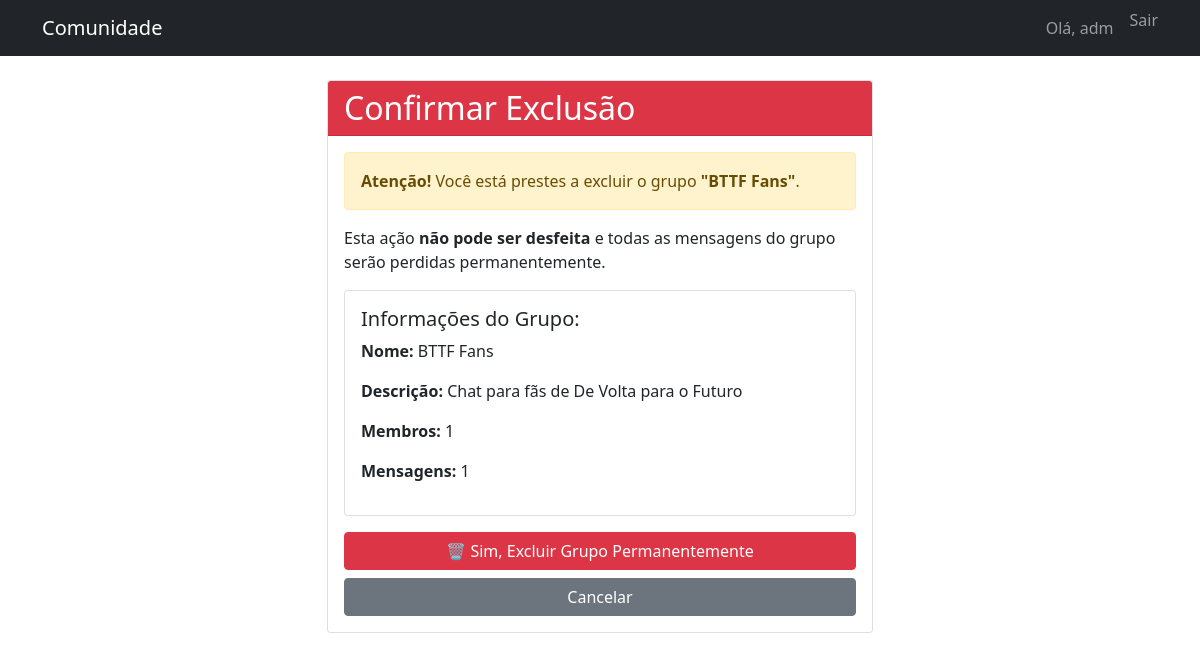
Page /chat/grupo/4/excluir/ (signed in) on the committed database.
### chat/models.py (models this page shows, shortened)
class Grupo(models.Model):
    nome = models.CharField(max_length=100)
    descricao = models.TextField(blank=True)
    criador = models.ForeignKey(User, on_delete=models.CASCADE)
    data_criacao = models.DateTimeField(auto_now_add=True)
    membros = models.ManyToManyField(User, related_name='grupos', blank=True)
    def pode_excluir(self, usuario):
        return usuario == self.criador or usuario.is_superuser
    class Meta:
        ordering = ['-data_criacao']

### chat/views.py (the view)
# urls.py: path('grupo/<int:grupo_id>/excluir/', views.excluir_grupo, name='excluir_grupo'),
@login_required
def excluir_grupo(request, grupo_id):
    grupo = get_object_or_404(Grupo, id=grupo_id)
    if not grupo.pode_excluir(request.user):
        messages.error(request, 'Você não tem permissão para excluir este grupo.')
        return redirect('chat:lista_grupos')
    if request.method == 'POST':
        nome_grupo = grupo.nome
        grupo.delete()
        messages.success(request, f'Grupo "{nome_grupo}" excluído com sucesso!')
        return redirect('chat:lista_grupos')
    return render(request, 'chat/excluir_grupo.html', {'grupo': grupo})

### chat/templates/chat/excluir_grupo.html (shortened to what this page needs)
{% extends 'base.html' %}
{% block content %}
<div class="row justify-content-center">
    <div class="col-md-6">
        <div class="card">
            <div class="card-header bg-danger text-white">
                <h2 class="mb-0">Confirmar Exclusão</h2>
            </div>
            <div class="card-body">
                <p class="alert alert-warning">
                    <strong>Atenção!</strong> Você está prestes a excluir o grupo <strong>"{{ grupo.nome }}"</strong>.
                </p>
                <p>Esta ação <strong>não pode ser desfeita</strong> e todas as mensagens do grupo serão perdidas permanentemente.</p>
                <div class="card mb-3">
                    <div class="card-body">
                        <h5>Informações do Grupo:</h5>
                        <p><strong>Nome:</strong> {{ grupo.nome }}</p>
                        <p><strong>Descrição:</strong> {{ grupo.descricao }}</p>
                        <p><strong>Membros:</strong> {{ grupo.membros.count }}</p>
                        <p><strong>Mensagens:</strong> {{ grupo.mensagens.count }}</p>
                    </div>
                </div>
                <form method="post">
                    <div class="d-grid gap-2">
                        <button type="submit" class="btn btn-danger">
                            🗑️ Sim, Excluir Grupo Permanentemente
                        </button>
                        <a href="{% url 'chat:lista_grupos' %}" class="btn btn-secondary">
                            Cancelar
                        </a>
                    </div>
                </form>
            </div>
        </div>
    </div>
</div>
{% endblock %}

### templates/base.html (shortened to what this page needs)
<!DOCTYPE html>
<html lang="pt-br">
<head>
    <link href="https://cdn.jsdelivr.net/npm/bootstrap@5.1.3/dist/css/bootstrap.min.css" rel="stylesheet">
</head>
<body>
    <nav class="navbar navbar-expand-lg navbar-dark bg-dark">
        <div class="container">
            <a class="navbar-brand" href="{% url 'chat:lista_grupos' %}">Comunidade</a>
            <div class="navbar-nav ms-auto">
                {% if user.is_authenticated %}
                    <span class="navbar-text me-3">Olá, {{ user.username }}</span>
                    <form method="post" action="{% url 'logout' %}" class="d-inline">
                        <button type="submit" class="btn btn-link nav-link p-0" style="border: none; background: none;">
                            Sair
                        </button>
                    </form>
                {% else %}
                    <a class="nav-link" href="{% url 'login' %}">Entrar</a>
                {% endif %}
            </div>
        </div>
    </nav>
    <div class="container mt-4">
        {% block content %}
        {% endblock %}
    </div>
</body>
</html>

### rows in the picture
Grupo: nome "BTTF Fans", descricao "Chat para fãs de De Volta para o Futuro", membros.count "1", mensagens.count "1"

### other values in the picture
{{ user.username }} "adm"
